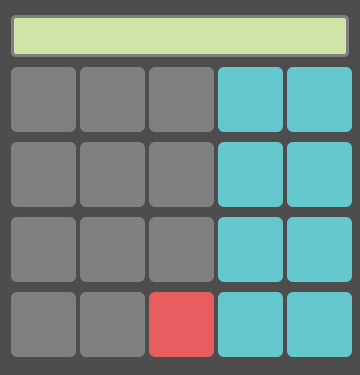
<?xml version="1.0" encoding="UTF-8"?>
<ui version="4.0">
 <class>Form</class>
 <widget class="QWidget" name="Form">
  <property name="geometry">
   <rect>
    <x>0</x>
    <y>0</y>
    <width>360</width>
    <height>375</height>
   </rect>
  </property>
  <property name="minimumSize">
   <size>
    <width>321</width>
    <height>375</height>
   </size>
  </property>
  <property name="maximumSize">
   <size>
    <width>367</width>
    <height>375</height>
   </size>
  </property>
  <property name="windowTitle">
   <string>Basic Calculator</string>
  </property>
  <property name="windowIcon">
   <iconset resource="resources.qrc">
    <normaloff>:/logo/icons/logo.png</normaloff>:/logo/icons/logo.png</iconset>
  </property>
  <property name="styleSheet">
   <string notr="true">
QWidget#Form{
background-color:#4d4d4d;
}

</string>
  </property>
  <layout class="QGridLayout" name="gridLayout">
   <item row="3" column="0">
    <widget class="QPushButton" name="one">
     <property name="minimumSize">
      <size>
       <width>65</width>
       <height>65</height>
      </size>
     </property>
     <property name="maximumSize">
      <size>
       <width>65</width>
       <height>65</height>
      </size>
     </property>
     <property name="styleSheet">
      <string notr="true">QPushButton{
background-color: #808080;
border-radius: 6px;}

QPushButton:pressed {
   background-color: #e8eaea;
	border-radius: 6px;
}</string>
     </property>
     <property name="text">
      <string/>
     </property>
     <property name="icon">
      <iconset resource="resources.qrc">
       <normaloff>:/numbers/icons/1.png</normaloff>:/numbers/icons/1.png</iconset>
     </property>
     <property name="iconSize">
      <size>
       <width>55</width>
       <height>55</height>
      </size>
     </property>
     <property name="autoDefault">
      <bool>false</bool>
     </property>
     <property name="default">
      <bool>false</bool>
     </property>
     <property name="flat">
      <bool>true</bool>
     </property>
    </widget>
   </item>
   <item row="2" column="3">
    <widget class="QPushButton" name="multiplication">
     <property name="minimumSize">
      <size>
       <width>65</width>
       <height>65</height>
      </size>
     </property>
     <property name="maximumSize">
      <size>
       <width>65</width>
       <height>65</height>
      </size>
     </property>
     <property name="styleSheet">
      <string notr="true">QPushButton{
background-color: #65c8cf;
border-radius: 6px;}

QPushButton:pressed {
   background-color: #e8eaea;
	border-radius: 6px;
}</string>
     </property>
     <property name="text">
      <string/>
     </property>
     <property name="icon">
      <iconset resource="resources.qrc">
       <normaloff>:/signs/icons/close.png</normaloff>:/signs/icons/close.png</iconset>
     </property>
     <property name="iconSize">
      <size>
       <width>40</width>
       <height>40</height>
      </size>
     </property>
     <property name="autoDefault">
      <bool>false</bool>
     </property>
     <property name="default">
      <bool>false</bool>
     </property>
     <property name="flat">
      <bool>true</bool>
     </property>
    </widget>
   </item>
   <item row="2" column="0">
    <widget class="QPushButton" name="four">
     <property name="minimumSize">
      <size>
       <width>65</width>
       <height>65</height>
      </size>
     </property>
     <property name="maximumSize">
      <size>
       <width>65</width>
       <height>65</height>
      </size>
     </property>
     <property name="styleSheet">
      <string notr="true">QPushButton{
background-color: #808080;
border-radius: 6px;}

QPushButton:pressed {
   background-color: #e8eaea;
	border-radius: 6px;
}</string>
     </property>
     <property name="text">
      <string/>
     </property>
     <property name="icon">
      <iconset resource="resources.qrc">
       <normaloff>:/numbers/icons/4.png</normaloff>:/numbers/icons/4.png</iconset>
     </property>
     <property name="iconSize">
      <size>
       <width>55</width>
       <height>55</height>
      </size>
     </property>
     <property name="autoDefault">
      <bool>false</bool>
     </property>
     <property name="default">
      <bool>false</bool>
     </property>
     <property name="flat">
      <bool>true</bool>
     </property>
    </widget>
   </item>
   <item row="1" column="0">
    <widget class="QPushButton" name="seven">
     <property name="minimumSize">
      <size>
       <width>65</width>
       <height>65</height>
      </size>
     </property>
     <property name="maximumSize">
      <size>
       <width>65</width>
       <height>65</height>
      </size>
     </property>
     <property name="styleSheet">
      <string notr="true">QPushButton{
background-color: #808080;
border-radius: 6px;}

QPushButton:pressed {
   background-color: #e8eaea;
	border-radius: 6px;
}</string>
     </property>
     <property name="text">
      <string/>
     </property>
     <property name="icon">
      <iconset resource="resources.qrc">
       <normaloff>:/numbers/icons/7.png</normaloff>:/numbers/icons/7.png</iconset>
     </property>
     <property name="iconSize">
      <size>
       <width>55</width>
       <height>55</height>
      </size>
     </property>
     <property name="autoDefault">
      <bool>false</bool>
     </property>
     <property name="default">
      <bool>false</bool>
     </property>
     <property name="flat">
      <bool>false</bool>
     </property>
    </widget>
   </item>
   <item row="1" column="2">
    <widget class="QPushButton" name="nine">
     <property name="minimumSize">
      <size>
       <width>65</width>
       <height>65</height>
      </size>
     </property>
     <property name="maximumSize">
      <size>
       <width>65</width>
       <height>65</height>
      </size>
     </property>
     <property name="styleSheet">
      <string notr="true">QPushButton{
background-color: #808080;
border-radius: 6px;}

QPushButton:pressed {
   background-color: #e8eaea;
	border-radius: 6px;
}</string>
     </property>
     <property name="text">
      <string/>
     </property>
     <property name="icon">
      <iconset resource="resources.qrc">
       <normaloff>:/numbers/icons/9.png</normaloff>:/numbers/icons/9.png</iconset>
     </property>
     <property name="iconSize">
      <size>
       <width>55</width>
       <height>55</height>
      </size>
     </property>
     <property name="autoDefault">
      <bool>false</bool>
     </property>
     <property name="default">
      <bool>false</bool>
     </property>
     <property name="flat">
      <bool>true</bool>
     </property>
    </widget>
   </item>
   <item row="2" column="1">
    <widget class="QPushButton" name="five">
     <property name="minimumSize">
      <size>
       <width>65</width>
       <height>65</height>
      </size>
     </property>
     <property name="maximumSize">
      <size>
       <width>65</width>
       <height>65</height>
      </size>
     </property>
     <property name="styleSheet">
      <string notr="true">QPushButton{
background-color: #808080;
border-radius: 6px;}

QPushButton:pressed {
   background-color: #e8eaea;
	border-radius: 6px;
}</string>
     </property>
     <property name="text">
      <string/>
     </property>
     <property name="icon">
      <iconset resource="resources.qrc">
       <normaloff>:/numbers/icons/5.png</normaloff>:/numbers/icons/5.png</iconset>
     </property>
     <property name="iconSize">
      <size>
       <width>55</width>
       <height>55</height>
      </size>
     </property>
     <property name="autoDefault">
      <bool>false</bool>
     </property>
     <property name="default">
      <bool>false</bool>
     </property>
     <property name="flat">
      <bool>true</bool>
     </property>
    </widget>
   </item>
   <item row="1" column="1">
    <widget class="QPushButton" name="eight">
     <property name="minimumSize">
      <size>
       <width>65</width>
       <height>65</height>
      </size>
     </property>
     <property name="maximumSize">
      <size>
       <width>65</width>
       <height>65</height>
      </size>
     </property>
     <property name="styleSheet">
      <string notr="true">QPushButton{
background-color: #808080;
border-radius: 6px;}

QPushButton:pressed {
   background-color: #e8eaea;
	border-radius: 6px;
}</string>
     </property>
     <property name="text">
      <string/>
     </property>
     <property name="icon">
      <iconset resource="resources.qrc">
       <normaloff>:/numbers/icons/8.png</normaloff>:/numbers/icons/8.png</iconset>
     </property>
     <property name="iconSize">
      <size>
       <width>55</width>
       <height>55</height>
      </size>
     </property>
     <property name="autoDefault">
      <bool>false</bool>
     </property>
     <property name="default">
      <bool>false</bool>
     </property>
     <property name="flat">
      <bool>true</bool>
     </property>
    </widget>
   </item>
   <item row="2" column="2">
    <widget class="QPushButton" name="six">
     <property name="minimumSize">
      <size>
       <width>65</width>
       <height>65</height>
      </size>
     </property>
     <property name="maximumSize">
      <size>
       <width>65</width>
       <height>65</height>
      </size>
     </property>
     <property name="styleSheet">
      <string notr="true">QPushButton{
background-color: #808080;
border-radius: 6px;}

QPushButton:pressed {
   background-color: #e8eaea;
	border-radius: 6px;
}</string>
     </property>
     <property name="text">
      <string/>
     </property>
     <property name="icon">
      <iconset resource="resources.qrc">
       <normaloff>:/numbers/icons/6.png</normaloff>:/numbers/icons/6.png</iconset>
     </property>
     <property name="iconSize">
      <size>
       <width>55</width>
       <height>55</height>
      </size>
     </property>
     <property name="autoDefault">
      <bool>false</bool>
     </property>
     <property name="default">
      <bool>false</bool>
     </property>
     <property name="flat">
      <bool>true</bool>
     </property>
    </widget>
   </item>
   <item row="1" column="3">
    <widget class="QPushButton" name="division">
     <property name="minimumSize">
      <size>
       <width>65</width>
       <height>65</height>
      </size>
     </property>
     <property name="maximumSize">
      <size>
       <width>65</width>
       <height>65</height>
      </size>
     </property>
     <property name="styleSheet">
      <string notr="true">QPushButton{
background-color: #65c8cf;
border-radius: 6px;}

QPushButton:pressed {
   background-color: #e8eaea;
	border-radius: 6px;
}</string>
     </property>
     <property name="text">
      <string/>
     </property>
     <property name="icon">
      <iconset resource="resources.qrc">
       <normaloff>:/signs/icons/division.png</normaloff>:/signs/icons/division.png</iconset>
     </property>
     <property name="iconSize">
      <size>
       <width>40</width>
       <height>40</height>
      </size>
     </property>
     <property name="autoDefault">
      <bool>false</bool>
     </property>
     <property name="default">
      <bool>false</bool>
     </property>
     <property name="flat">
      <bool>true</bool>
     </property>
    </widget>
   </item>
   <item row="3" column="3">
    <widget class="QPushButton" name="minus">
     <property name="minimumSize">
      <size>
       <width>65</width>
       <height>65</height>
      </size>
     </property>
     <property name="maximumSize">
      <size>
       <width>65</width>
       <height>65</height>
      </size>
     </property>
     <property name="styleSheet">
      <string notr="true">QPushButton{
background-color: #65c8cf;
border-radius: 6px;}

QPushButton:pressed {
   background-color: #e8eaea;
	border-radius: 6px;
}</string>
     </property>
     <property name="text">
      <string/>
     </property>
     <property name="icon">
      <iconset resource="resources.qrc">
       <normaloff>:/signs/icons/minus.png</normaloff>:/signs/icons/minus.png</iconset>
     </property>
     <property name="iconSize">
      <size>
       <width>40</width>
       <height>40</height>
      </size>
     </property>
     <property name="autoDefault">
      <bool>false</bool>
     </property>
     <property name="default">
      <bool>false</bool>
     </property>
     <property name="flat">
      <bool>true</bool>
     </property>
    </widget>
   </item>
   <item row="4" column="2">
    <widget class="QPushButton" name="equals">
     <property name="minimumSize">
      <size>
       <width>65</width>
       <height>65</height>
      </size>
     </property>
     <property name="maximumSize">
      <size>
       <width>65</width>
       <height>65</height>
      </size>
     </property>
     <property name="styleSheet">
      <string notr="true">QPushButton{
background-color: #e75c5e;
border-radius: 6px;}

QPushButton:pressed {
   background-color: #e8eaea;
	border-radius: 6px;
}</string>
     </property>
     <property name="text">
      <string/>
     </property>
     <property name="icon">
      <iconset resource="resources.qrc">
       <normaloff>:/signs/icons/equal.png</normaloff>:/signs/icons/equal.png</iconset>
     </property>
     <property name="iconSize">
      <size>
       <width>40</width>
       <height>40</height>
      </size>
     </property>
     <property name="autoDefault">
      <bool>false</bool>
     </property>
     <property name="default">
      <bool>false</bool>
     </property>
     <property name="flat">
      <bool>true</bool>
     </property>
    </widget>
   </item>
   <item row="4" column="1">
    <widget class="QPushButton" name="point">
     <property name="minimumSize">
      <size>
       <width>65</width>
       <height>65</height>
      </size>
     </property>
     <property name="maximumSize">
      <size>
       <width>65</width>
       <height>65</height>
      </size>
     </property>
     <property name="styleSheet">
      <string notr="true">QPushButton{
background-color: #808080;
border-radius: 6px;}

QPushButton:pressed {
   background-color: #e8eaea;
	border-radius: 6px;
}</string>
     </property>
     <property name="text">
      <string/>
     </property>
     <property name="icon">
      <iconset resource="resources.qrc">
       <normaloff>:/numbers/icons/point.png</normaloff>:/numbers/icons/point.png</iconset>
     </property>
     <property name="iconSize">
      <size>
       <width>55</width>
       <height>55</height>
      </size>
     </property>
     <property name="autoDefault">
      <bool>false</bool>
     </property>
     <property name="default">
      <bool>false</bool>
     </property>
     <property name="flat">
      <bool>true</bool>
     </property>
    </widget>
   </item>
   <item row="3" column="1">
    <widget class="QPushButton" name="two">
     <property name="minimumSize">
      <size>
       <width>65</width>
       <height>65</height>
      </size>
     </property>
     <property name="maximumSize">
      <size>
       <width>65</width>
       <height>65</height>
      </size>
     </property>
     <property name="styleSheet">
      <string notr="true">QPushButton{
background-color: #808080;
border-radius: 6px;}

QPushButton:pressed {
   background-color: #e8eaea;
	border-radius: 6px;
}</string>
     </property>
     <property name="text">
      <string/>
     </property>
     <property name="icon">
      <iconset resource="resources.qrc">
       <normaloff>:/numbers/icons/2.png</normaloff>:/numbers/icons/2.png</iconset>
     </property>
     <property name="iconSize">
      <size>
       <width>55</width>
       <height>55</height>
      </size>
     </property>
     <property name="autoDefault">
      <bool>false</bool>
     </property>
     <property name="default">
      <bool>false</bool>
     </property>
     <property name="flat">
      <bool>true</bool>
     </property>
    </widget>
   </item>
   <item row="4" column="3">
    <widget class="QPushButton" name="plus">
     <property name="minimumSize">
      <size>
       <width>65</width>
       <height>65</height>
      </size>
     </property>
     <property name="maximumSize">
      <size>
       <width>65</width>
       <height>65</height>
      </size>
     </property>
     <property name="styleSheet">
      <string notr="true">QPushButton{
background-color: #65c8cf;
border-radius: 6px;}

QPushButton:pressed {
   background-color: #e8eaea;
	border-radius: 6px;
}</string>
     </property>
     <property name="text">
      <string/>
     </property>
     <property name="icon">
      <iconset resource="resources.qrc">
       <normaloff>:/signs/icons/plus.png</normaloff>:/signs/icons/plus.png</iconset>
     </property>
     <property name="iconSize">
      <size>
       <width>40</width>
       <height>40</height>
      </size>
     </property>
     <property name="autoDefault">
      <bool>false</bool>
     </property>
     <property name="default">
      <bool>false</bool>
     </property>
     <property name="flat">
      <bool>true</bool>
     </property>
    </widget>
   </item>
   <item row="4" column="0">
    <widget class="QPushButton" name="zero">
     <property name="minimumSize">
      <size>
       <width>65</width>
       <height>65</height>
      </size>
     </property>
     <property name="maximumSize">
      <size>
       <width>65</width>
       <height>65</height>
      </size>
     </property>
     <property name="styleSheet">
      <string notr="true">QPushButton{
background-color: #808080;
border-radius: 6px;}

QPushButton:pressed {
   background-color: #e8eaea;
	border-radius: 6px;
}</string>
     </property>
     <property name="text">
      <string/>
     </property>
     <property name="icon">
      <iconset resource="resources.qrc">
       <normaloff>:/numbers/icons/0.png</normaloff>:/numbers/icons/0.png</iconset>
     </property>
     <property name="iconSize">
      <size>
       <width>55</width>
       <height>55</height>
      </size>
     </property>
     <property name="autoDefault">
      <bool>false</bool>
     </property>
     <property name="default">
      <bool>false</bool>
     </property>
     <property name="flat">
      <bool>true</bool>
     </property>
    </widget>
   </item>
   <item row="3" column="2">
    <widget class="QPushButton" name="three">
     <property name="minimumSize">
      <size>
       <width>65</width>
       <height>65</height>
      </size>
     </property>
     <property name="maximumSize">
      <size>
       <width>65</width>
       <height>65</height>
      </size>
     </property>
     <property name="styleSheet">
      <string notr="true">QPushButton{
background-color: #808080;
border-radius: 6px;}

QPushButton:pressed {
   background-color: #e8eaea;
	border-radius: 6px;
}</string>
     </property>
     <property name="text">
      <string/>
     </property>
     <property name="icon">
      <iconset resource="resources.qrc">
       <normaloff>:/numbers/icons/3.png</normaloff>:/numbers/icons/3.png</iconset>
     </property>
     <property name="iconSize">
      <size>
       <width>55</width>
       <height>55</height>
      </size>
     </property>
     <property name="autoDefault">
      <bool>false</bool>
     </property>
     <property name="default">
      <bool>false</bool>
     </property>
     <property name="flat">
      <bool>true</bool>
     </property>
    </widget>
   </item>
   <item row="1" column="4">
    <widget class="QPushButton" name="par_op">
     <property name="minimumSize">
      <size>
       <width>65</width>
       <height>65</height>
      </size>
     </property>
     <property name="maximumSize">
      <size>
       <width>65</width>
       <height>65</height>
      </size>
     </property>
     <property name="styleSheet">
      <string notr="true">QPushButton{
background-color: #65c8cf;
border-radius: 6px;}

QPushButton:pressed {
   background-color: #e8eaea;
	border-radius: 6px;
}</string>
     </property>
     <property name="text">
      <string/>
     </property>
     <property name="icon">
      <iconset resource="resources.qrc">
       <normaloff>:/signs/icons/(.png</normaloff>:/signs/icons/(.png</iconset>
     </property>
     <property name="iconSize">
      <size>
       <width>40</width>
       <height>40</height>
      </size>
     </property>
    </widget>
   </item>
   <item row="0" column="0" colspan="5">
    <widget class="QLineEdit" name="input">
     <property name="font">
      <font>
       <family>Courier New</family>
       <pointsize>22</pointsize>
       <weight>75</weight>
       <bold>true</bold>
      </font>
     </property>
     <property name="layoutDirection">
      <enum>Qt::RightToLeft</enum>
     </property>
     <property name="styleSheet">
      <string notr="true">background-color: #d1e5a8;
border: 3px solid gray;
border-radius: 5px;</string>
     </property>
     <property name="text">
      <string/>
     </property>
     <property name="readOnly">
      <bool>false</bool>
     </property>
     <property name="clearButtonEnabled">
      <bool>false</bool>
     </property>
    </widget>
   </item>
   <item row="2" column="4">
    <widget class="QPushButton" name="par_clo">
     <property name="minimumSize">
      <size>
       <width>65</width>
       <height>65</height>
      </size>
     </property>
     <property name="maximumSize">
      <size>
       <width>65</width>
       <height>65</height>
      </size>
     </property>
     <property name="styleSheet">
      <string notr="true">QPushButton{
background-color: #65c8cf;
border-radius: 6px;}

QPushButton:pressed {
   background-color: #e8eaea;
	border-radius: 6px;
}</string>
     </property>
     <property name="text">
      <string/>
     </property>
     <property name="icon">
      <iconset resource="resources.qrc">
       <normaloff>:/signs/icons/).png</normaloff>:/signs/icons/).png</iconset>
     </property>
     <property name="iconSize">
      <size>
       <width>40</width>
       <height>40</height>
      </size>
     </property>
    </widget>
   </item>
   <item row="3" column="4">
    <widget class="QPushButton" name="delete_2">
     <property name="minimumSize">
      <size>
       <width>65</width>
       <height>65</height>
      </size>
     </property>
     <property name="maximumSize">
      <size>
       <width>65</width>
       <height>65</height>
      </size>
     </property>
     <property name="styleSheet">
      <string notr="true">QPushButton{
background-color: #65c8cf;
border-radius: 6px;}

QPushButton:pressed {
   background-color: #e8eaea;
	border-radius: 6px;
}</string>
     </property>
     <property name="text">
      <string/>
     </property>
     <property name="icon">
      <iconset resource="resources.qrc">
       <normaloff>:/signs/icons/del.png</normaloff>:/signs/icons/del.png</iconset>
     </property>
     <property name="iconSize">
      <size>
       <width>40</width>
       <height>40</height>
      </size>
     </property>
    </widget>
   </item>
   <item row="4" column="4">
    <widget class="QPushButton" name="clear">
     <property name="minimumSize">
      <size>
       <width>65</width>
       <height>65</height>
      </size>
     </property>
     <property name="maximumSize">
      <size>
       <width>65</width>
       <height>65</height>
      </size>
     </property>
     <property name="styleSheet">
      <string notr="true">QPushButton{
background-color: #65c8cf;
border-radius: 6px;}

QPushButton:pressed {
   background-color: #e8eaea;
	border-radius: 6px;
}</string>
     </property>
     <property name="text">
      <string/>
     </property>
     <property name="icon">
      <iconset resource="resources.qrc">
       <normaloff>:/signs/icons/clear.png</normaloff>:/signs/icons/clear.png</iconset>
     </property>
     <property name="iconSize">
      <size>
       <width>40</width>
       <height>40</height>
      </size>
     </property>
    </widget>
   </item>
  </layout>
  <zorder>input</zorder>
  <zorder>eight</zorder>
  <zorder>nine</zorder>
  <zorder>division</zorder>
  <zorder>five</zorder>
  <zorder>four</zorder>
  <zorder>multiplication</zorder>
  <zorder>six</zorder>
  <zorder>two</zorder>
  <zorder>one</zorder>
  <zorder>minus</zorder>
  <zorder>three</zorder>
  <zorder>point</zorder>
  <zorder>zero</zorder>
  <zorder>plus</zorder>
  <zorder>equals</zorder>
  <zorder>seven</zorder>
  <zorder>par_op</zorder>
  <zorder>par_clo</zorder>
  <zorder>delete_2</zorder>
  <zorder>clear</zorder>
 </widget>
 <resources>
  <include location="resources.qrc"/>
 </resources>
 <connections/>
</ui>
